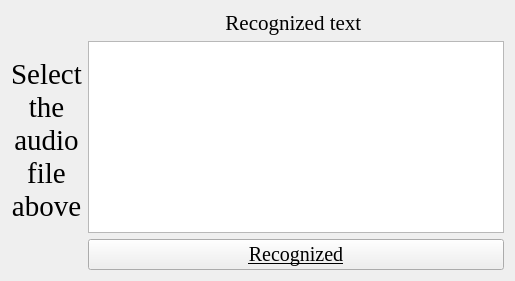
             <widget class="QWidget" name="page_sound">
              <layout class="QHBoxLayout" name="horizontalLayout_6" stretch="1,7">
               <item>
                <widget class="QLabel" name="label_select_audio_file">
                 <property name="font">
                  <font>
                   <family>Times New Roman</family>
                   <pointsize>22</pointsize>
                   <weight>50</weight>
                   <italic>false</italic>
                   <bold>false</bold>
                   <underline>false</underline>
                  </font>
                 </property>
                 <property name="layoutDirection">
                  <enum>Qt::LeftToRight</enum>
                 </property>
                 <property name="styleSheet">
                  <string notr="true">QLabel {
            transform: rotate(90deg); /* Поворачивает текст на 90 градусов */
            transform-origin: left bottom; /* Устанавливает точку поворота */
}</string>
                 </property>
                 <property name="text">
                  <string>&lt;html&gt;&lt;head/&gt;&lt;body&gt;&lt;p align=&quot;center&quot;&gt;Select the audio file above&lt;/p&gt;&lt;/body&gt;&lt;/html&gt;</string>
                 </property>
                 <property name="scaledContents">
                  <bool>false</bool>
                 </property>
                 <property name="alignment">
                  <set>Qt::AlignCenter</set>
                 </property>
                 <property name="wordWrap">
                  <bool>true</bool>
                 </property>
                </widget>
               </item>
               <item>
                <layout class="QVBoxLayout" name="verticalLayout_12">
                 <item>
                  <widget class="QLabel" name="label_3">
                   <property name="font">
                    <font>
                     <family>Times New Roman</family>
                     <pointsize>16</pointsize>
                    </font>
                   </property>
                   <property name="text">
                    <string>Recognized text </string>
                   </property>
                   <property name="alignment">
                    <set>Qt::AlignCenter</set>
                   </property>
                  </widget>
                 </item>
                 <item>
                  <widget class="QTextEdit" name="text_edit_sound">
                   <property name="readOnly">
                    <bool>true</bool>
                   </property>
                  </widget>
                 </item>
                 <item>
                  <widget class="QPushButton" name="but_recognition_sound">
                   <property name="font">
                    <font>
                     <family>Times New Roman</family>
                     <pointsize>15</pointsize>
                     <underline>true</underline>
                    </font>
                   </property>
                   <property name="text">
                    <string>Recognized</string>
                   </property>
                   <property name="icon">
                    <iconset resource="icons.qrc">
                     <normaloff>:/feather/aperture.svg</normaloff>:/feather/aperture.svg</iconset>
                   </property>
                   <property name="iconSize">
                    <size>
                     <width>18</width>
                     <height>18</height>
                    </size>
                   </property>
                  </widget>
                 </item>
                </layout>
               </item>
              </layout>
             </widget>
